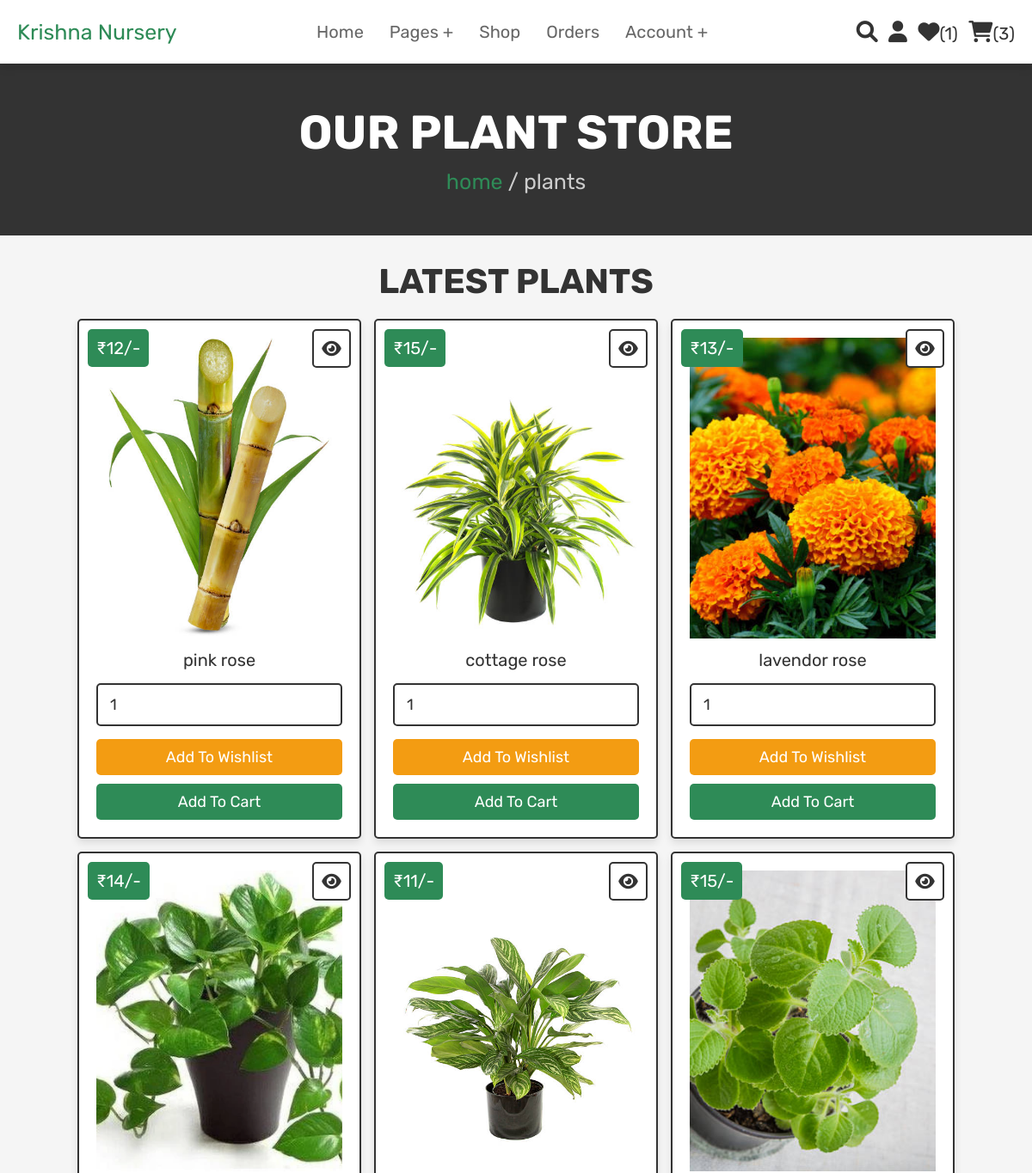
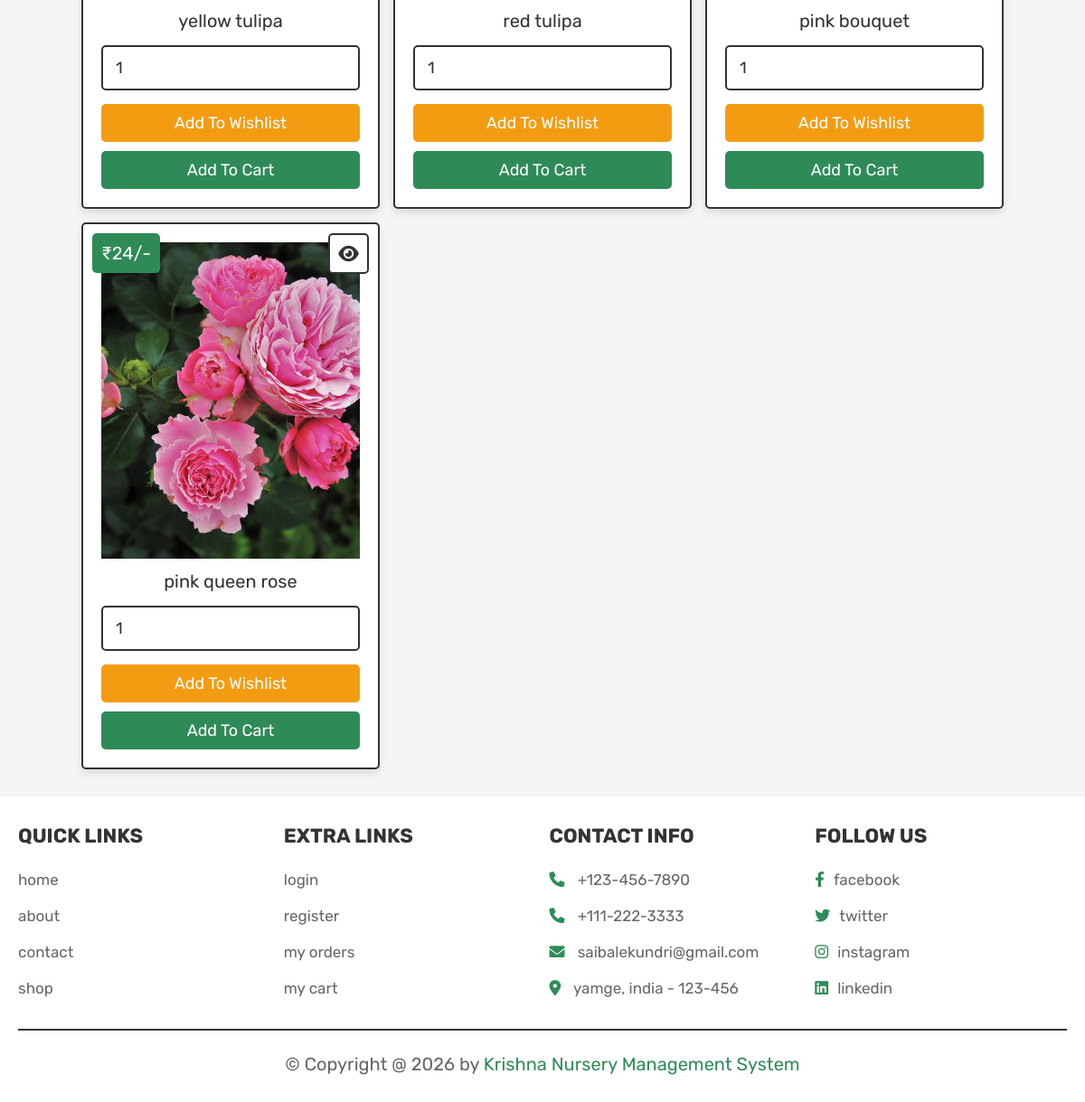
Page /shop.php (signed in) on the earlier database version (2 pictures, top to bottom).
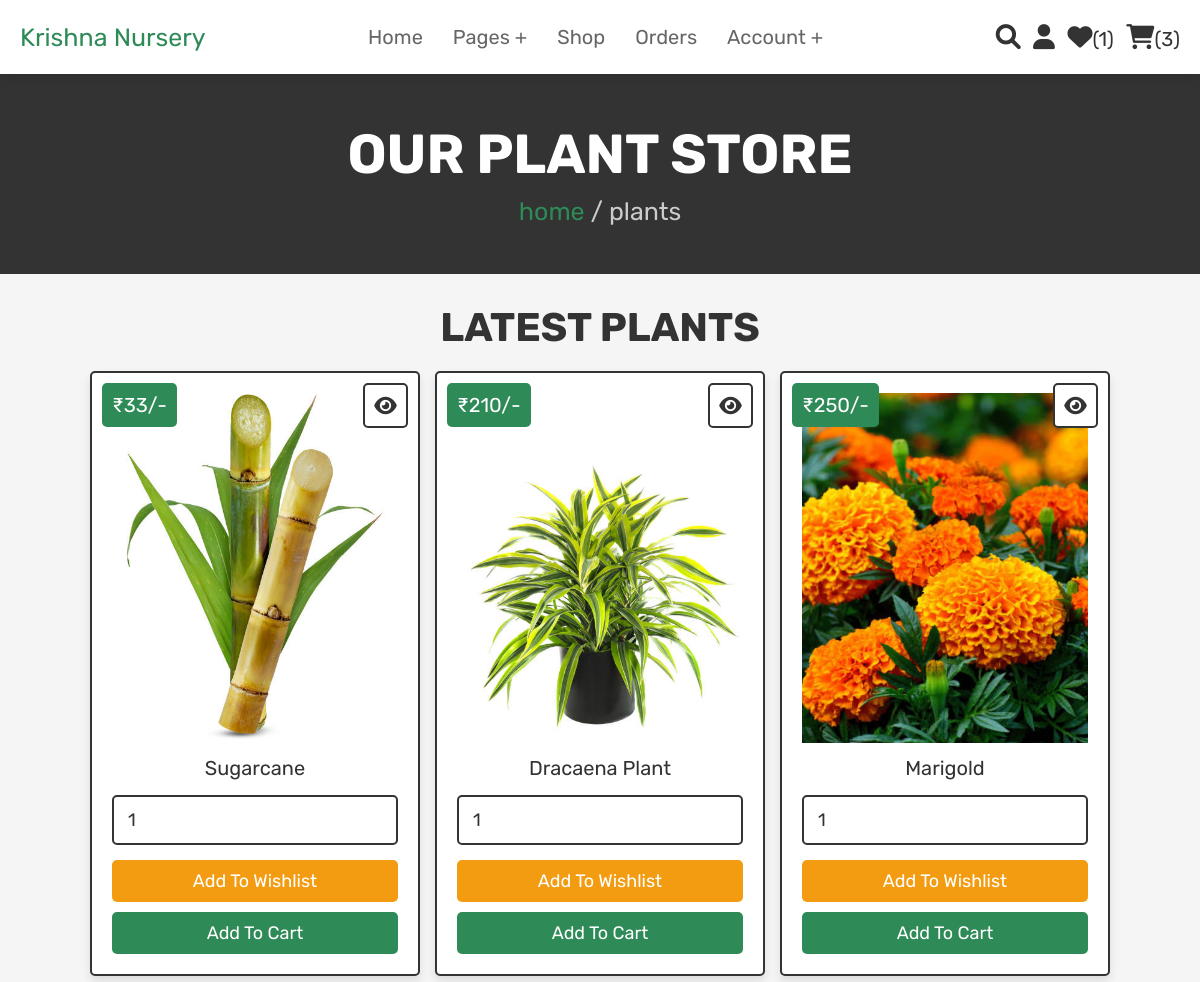
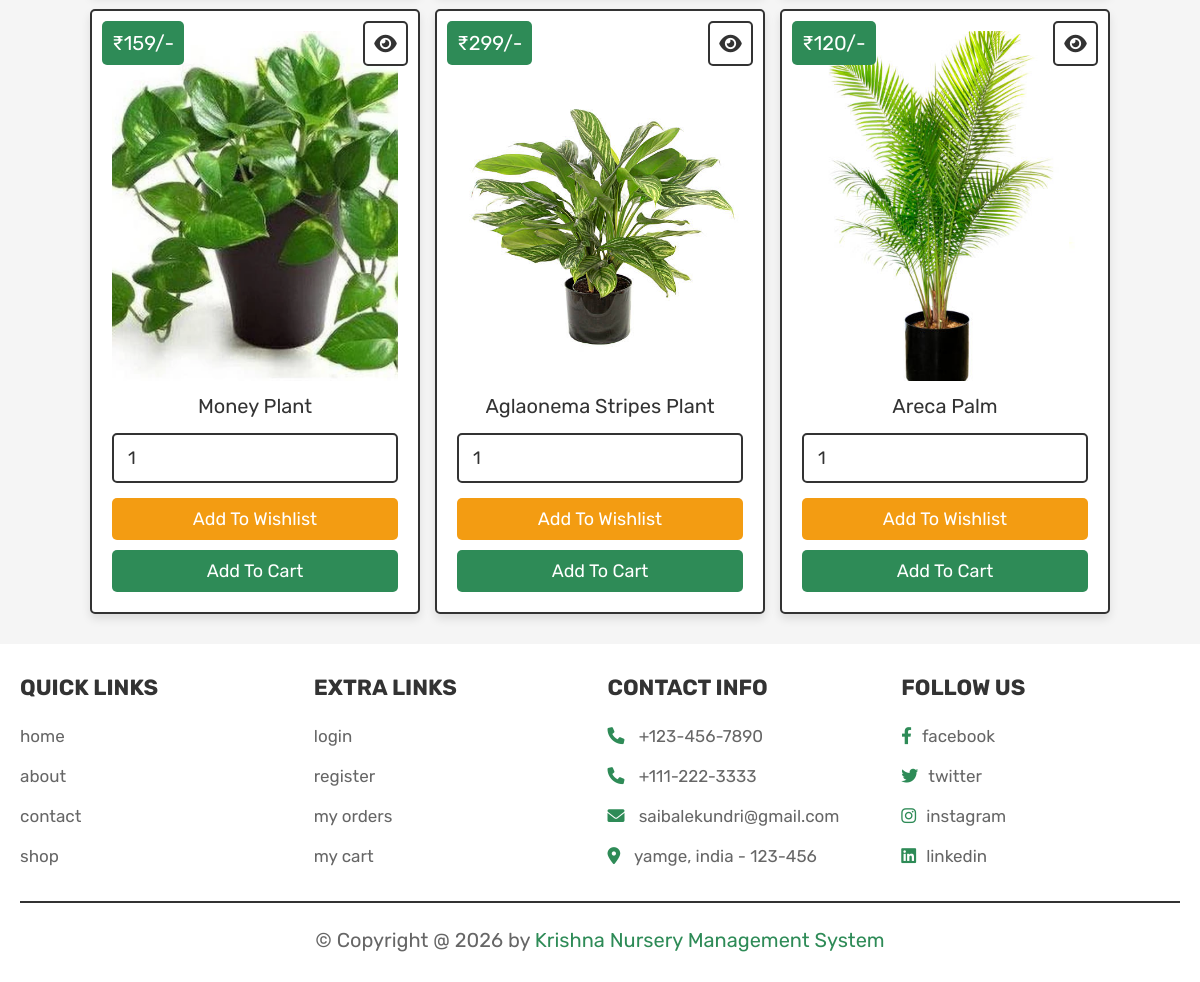
Same page on the later database version (2 pictures, top to bottom).
### tables this page shows
CREATE TABLE `products` (
  `id` int(100) NOT NULL,
  `name` varchar(100) NOT NULL,
  `details` varchar(500) NOT NULL,
  `price` int(100) NOT NULL,
  `image` varchar(100) NOT NULL,
  `quantity` int(100) NOT NULL DEFAULT 0,
  PRIMARY KEY (`id`)
);

### shop.php (the view, shortened to what this page needs)
<?php
@include 'config.php';
$user_id = $_SESSION['user_id'];
?>
<!DOCTYPE html>
<html lang="en">
<head>
   <link rel="stylesheet" href="https://cdnjs.cloudflare.com/ajax/libs/font-awesome/6.0.0/css/all.min.css">
   <link rel="stylesheet" href="css/style.css">
</head>
<body>
<?php @include 'header.php'; ?>
<section class="heading">
    <h3>Our Plant Store</h3>
    <p> <a href="home.php">home</a> / plants </p>
</section>
<section class="products">
   <h1 class="title">Latest Plants</h1>
   <div class="box-container">
      <?php
         $select_products = mysqli_query($conn, "SELECT * FROM `products`") or die('query failed');
         if(mysqli_num_rows($select_products) > 0){
            while($fetch_products = mysqli_fetch_assoc($select_products)){
      ?>
      <form action="" method="POST" class="box">
         <a href="view_page.php?pid=<?php echo $fetch_products['id']; ?>" class="fas fa-eye"></a>
         <div class="price">₹<?php echo $fetch_products['price']; ?>/-</div>
         <img src="uploaded_img/<?php echo $fetch_products['image']; ?>" alt="" class="image">
         <div class="name"><?php echo $fetch_products['name']; ?></div>
         <input type="number" name="product_quantity" value="1" min="0" class="qty">
         <input type="submit" value="add to wishlist" name="add_to_wishlist" class="option-btn">
         <input type="submit" value="add to cart" name="add_to_cart" class="btn">
      </form>
      <?php
         }
      }else{
         echo '<p class="empty">no products added yet!</p>';
      }
      ?>
   </div>
</section>
<?php @include 'footer.php'; ?>
</body>
</html>

### header.php (shortened to what this page needs)
<header class="header">
    <div class="flex">
        <a href="home.php" class="logo">Krishna Nursery</a>
        <nav class="navbar">
            <ul>
                <li><a href="home.php">home</a></li>
                <li><a href="#">pages +</a>
                </li>
                <li><a href="shop.php">shop</a></li>
                <li><a href="orders.php">orders</a></li>
                <li><a href="#">account +</a>
                </li>
            </ul>
        </nav>
        <div class="icons">
            <a href="search_page.php" class="fas fa-search"></a>
            <div id="user-btn" class="fas fa-user"></div>
            <?php
                $select_wishlist_count = mysqli_query($conn, "SELECT * FROM `wishlist` WHERE user_id = '$user_id'") or die('query failed');
                $wishlist_num_rows = mysqli_num_rows($select_wishlist_count);
            ?>
            <a href="wishlist.php"><i class="fas fa-heart"></i><span>(<?php echo $wishlist_num_rows; ?>)</span></a>
            <?php
                $select_cart_count = mysqli_query($conn, "SELECT * FROM `cart` WHERE user_id = '$user_id'") or die('query failed');
                $cart_num_rows = mysqli_num_rows($select_cart_count);
            ?>
            <a href="cart.php"><i class="fas fa-shopping-cart"></i><span>(<?php echo $cart_num_rows; ?>)</span></a>
        </div>
    </div>
</header>

### footer.php
<section class="footer">
    <div class="box-container">
        <div class="box">
            <h3>quick links</h3>
            <a href="home.php">home</a>
            <a href="about.php">about</a>
            <a href="contact.php">contact</a>
            <a href="shop.php">shop</a>
        </div>
        <div class="box">
            <h3>extra links</h3>
            <a href="login.php">login</a>
            <a href="register.php">register</a>
            <a href="orders.php">my orders</a>
            <a href="cart.php">my cart</a>
        </div>
        <div class="box">
            <h3>contact info</h3>
            <p> <i class="fas fa-phone"></i> +123-456-7890 </p>
            <p> <i class="fas fa-phone"></i> +111-222-3333 </p>
            <p> <i class="fas fa-envelope"></i> saibalekundri@gmail.com </p>
            <p> <i class="fas fa-map-marker-alt"></i> yamge, india - 123-456 </p>
        </div>
        <div class="box">
            <h3>follow us</h3>
            <a href="#"><i class="fab fa-facebook-f"></i>facebook</a>
            <a href="#"><i class="fab fa-twitter"></i>twitter</a>
            <a href="#"><i class="fab fa-instagram"></i>instagram</a>
            <a href="#"><i class="fab fa-linkedin"></i>linkedin</a>
        </div>
    </div>
    <div class="credit">&copy; Copyright @ <?php echo date('Y'); ?> by <span>Krishna Nursery Management System</span></div>
</section>

### css/style.css (style rules this page uses)
:root { --pink:#2e8b57; --red:#c0392b; --orange:#f39c12; --black:#333; --white:#fff; --light-color:#666; --light-white:#ccc; --light-bg:#f5f5f5; --border:.2rem solid var(--black); --box-shadow:0 .5rem 1rem rgba(0,0,0,.1); }
* { font-family: 'Rubik', sans-serif; margin:0; padding:0; box-sizing: border-box; outline: none; border:none; text-decoration: none; transition:all .2s linear; }
html { font-size: 62.5%; overflow-x: hidden; scroll-behavior: smooth; scroll-padding-top: 6.5rem; }
body { background: var(--light-bg); }
section { padding:3rem 2rem; }
.btn, .delete-btn, .option-btn { display: inline-block; border-radius: .5rem; margin-top: 1rem; font-size: 1.8rem; color:var(--white); cursor: pointer; padding:1rem 3rem; text-transform: capitalize; }
.btn { background-color: var(--pink); }
.option-btn { background-color: var(--orange); }
.heading { display: flex; flex-flow: column; align-items: center; justify-content: center; gap:1rem; background-color: var(--black); text-align: center; min-height: 25vh; }
.heading h3 { font-size: 5.5rem; color:var(--white); text-transform: uppercase; }
.heading p { font-size: 2.5rem; color:var(--light-white); }
.heading p a { color:var(--pink); }
.title { text-align: center; margin-bottom: 2rem; color:var(--black); text-transform: uppercase; font-size: 4rem; }
.header { position: sticky; top:0; left:0; right:0; background-color: var(--white); z-index: 1000; box-shadow: var(--box-shadow); }
.header .flex { margin: 0 auto; display: flex; align-items: center; justify-content: space-between; padding:1.5rem 2rem; max-width: 1200px; position: relative; }
.header .flex .logo { font-size: 2.5rem; color:var(--pink); }
.header .flex .navbar ul { list-style: none; }
.header .flex .navbar ul li { float: left; position: relative; }
.header .flex .navbar ul li a { font-size: 2rem; padding:1rem 1.5rem; display: block; color:var(--light-color); text-transform: capitalize; }
.header .flex .icons > * { font-size: 2.5rem; margin-left: 1rem; color:var(--black); cursor: pointer; }
.header .flex .icons span { font-size: 2rem; }
.products .box-container { max-width: 1200px; margin:0 auto; display: grid; grid-template-columns: repeat(auto-fit, 33rem); gap:1.5rem; align-items: flex-start; justify-content: center; }
.products .box-container .box { background-color: var(--white); border:var(--border); box-shadow: var(--box-shadow); border-radius: .5rem; padding:2rem; text-align: center; position: relative; }
.products .box-container .box .image { height: 35rem; width: 100%; object-fit: cover; }
.products .box-container .box .fa-eye, .products .box-container .box .price { position: absolute; top:1rem; border-radius: .5rem; }
.products .box-container .box .price { font-size: 2rem; padding:1rem; background-color: var(--pink); color:var(--white); left:1rem; }
.products .box-container .box .fa-eye { right:1rem; height: 4.5rem; width: 4.5rem; line-height: 4.2rem; font-size: 2rem; background-color: var(--white); color:var(--black); border:var(--border); }
.products .box-container .box .name { margin:1rem; font-size: 2rem; color:var(--black); }
.products .box-container .box .qty { width: 100%; padding:1.2rem 1.4rem; font-size: 1.8rem; color:var(--black); border:var(--border); border-radius: .5rem; margin:.5rem 0; }
.products .box-container .box .btn, .products .box-container .box .option-btn { width: 100%; }
.footer { background-color: var(--white); }
.footer .box-container { max-width: 1200px; margin:0 auto; display: grid; grid-template-columns: repeat(auto-fit, minmax(27rem, 1fr)); gap:1.5rem; align-items: flex-start; }
.footer .box-container .box h3 { font-size: 2.2rem; color:var(--black); margin-bottom: 1.5rem; text-transform: uppercase; }
.footer .box-container a, .footer .box-container p { font-size: 1.7rem; color:var(--light-color); padding:1rem 0; display: block; }
.footer .box-container a i, .footer .box-container p i { color:var(--pink); padding-right: 1rem; }
.footer .credit { text-align: center; padding-top: 2.5rem; margin-top: 2.5rem; border-top: var(--border); font-size: 2rem; color:var(--light-color); }
.footer .credit span { color:var(--pink); }

Differences in the rows shown:
removed products: price "15", image (picture), name "pink bouquet"
removed products: price "24", image (picture), name "pink queen rose"
changed products: price "12" → "33"; name "pink rose" → "Sugarcane"
changed products: price "15" → "210"; name "cottage rose" → "Dracaena Plant"
changed products: price "13" → "250"; name "lavendor rose" → "Marigold"
changed products: price "14" → "159"; name "yellow tulipa" → "Money Plant"
changed products: price "11" → "299"; name "red tulipa" → "Aglaonema Stripes Plant"
added products: price "120", image (picture), name "Areca Palm"
